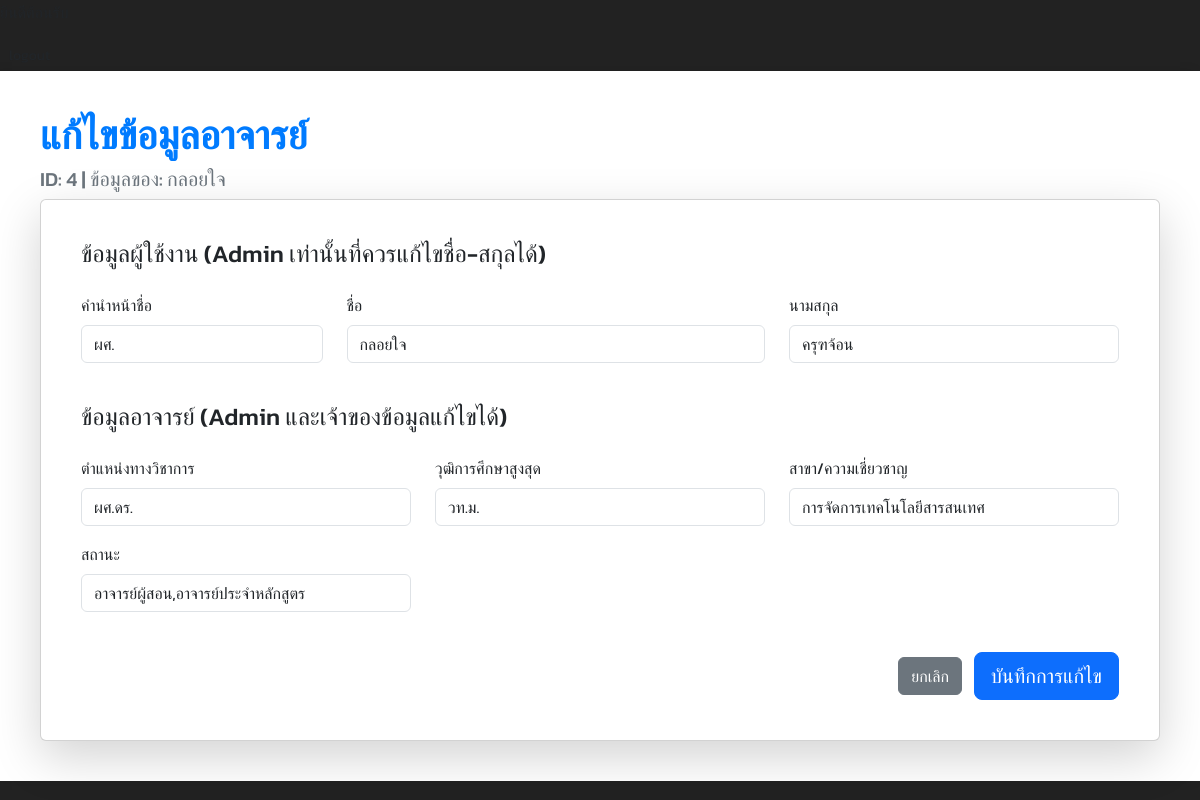
Page /teacher/edit_teacher.php?id=4 (signed in) on the committed database.
### tables this page shows
CREATE TABLE `teachers` (
  `teac_id` int(20) NOT NULL,
  `use_id` int(20) NOT NULL,
  `teac_position` varchar(255) DEFAULT NULL,
  `teac_status` varchar(255) DEFAULT NULL,
  `teac_qualification` varchar(255) DEFAULT NULL,
  `teac_gradute` varchar(255) DEFAULT NULL,
  `teac_branch` varchar(255) DEFAULT NULL
);

CREATE TABLE `users` (
  `use_id` int(20) NOT NULL,
  `username` varchar(50) DEFAULT NULL,
  `password` varchar(255) DEFAULT NULL,
  `use_title` varchar(20) DEFAULT NULL,
  `use_fname` varchar(50) DEFAULT NULL,
  `use_lname` varchar(50) DEFAULT NULL,
  `salt_use` varchar(256) NOT NULL,
  `use_role` varchar(10) NOT NULL
);

### teacher/edit_teacher.php (the view, shortened to what this page needs)
<?php
require_once "../config.php";
$user_role = $_SESSION["use_role"] ?? 'user';
$is_admin = ($user_role == 'admin');
$teacher_id_to_edit = $_GET['id'] ?? null;
$teacher_data = null;
$access_denied = false;
if (!$teacher_id_to_edit) {
    $error_message = "ไม่พบรหัสข้อมูลอาจารย์ที่ต้องการแก้ไข";
    $access_denied = true;
} else {
    $sql = "SELECT
                t.*, /* ดึงข้อมูลทั้งหมดจากตาราง teachers */
                u.use_title,
                u.use_fname,
                u.use_lname /* ดึงข้อมูลชื่อจากตาราง users */
            FROM
                teachers t
            INNER JOIN
                users u ON t.use_id = u.use_id
            WHERE
                t.teac_id = ?";
    if ($stmt = $link->prepare($sql)) {
        $stmt->bind_param("i", $teacher_id_to_edit);
        $stmt->execute();
        $result = $stmt->get_result();
        if ($result->num_rows == 1) {
            $teacher_data = $result->fetch_assoc();
        } else {
            $error_message = "ไม่พบข้อมูลอาจารย์ ID: " . $teacher_id_to_edit;
            $access_denied = true;
        }
    } else {
        $error_message = "เกิดข้อผิดพลาดในการเตรียมคำสั่ง SQL: " . $link->error;
        $access_denied = true;
    }
}
?>
<!DOCTYPE html>
<html lang="th">
<head>
    <link href="https://cdn.jsdelivr.net/npm/bootstrap@5.3.3/dist/css/bootstrap.min.css" rel="stylesheet">
    <link rel="stylesheet" href="https://cdn.jsdelivr.net/npm/bootstrap-icons@1.11.3/font/bootstrap-icons.min.css">
</head>
<body>
<div class="main-container">
    <div class="main-header">
        <div class="header-top">
            <p class="header-welcome">ยินดีต้อนรับ</p>
            <a href="../login/logout.php" class="btn btn-sm btn-logout">logout</a>
        </div>
    </div>
    <div class="content-area">
        <div class="content">
            <h1>แก้ไขข้อมูลอาจารย์</h1>
            <h5>ID: <?php echo htmlspecialchars($teacher_id_to_edit); ?> | ข้อมูลของ: <?php echo htmlspecialchars($teacher_data['use_fname'] ?? 'ไม่พบ'); ?></h5>
            <?php if ($teacher_data && !$access_denied): ?>
            <div class="card shadow-lg p-4">
                <div class="card-body">
                    <form action="update_teacher.php" method="POST">
                        <h4 class="mb-4">ข้อมูลผู้ใช้งาน (Admin เท่านั้นที่ควรแก้ไขชื่อ-สกุลได้)</h4>
                        <div class="row mb-4">
                            <div class="col-md-3 mb-3">
                                <label for="use_title" class="form-label">คำนำหน้าชื่อ</label>
                                <input type="text" class="form-control" id="use_title" name="use_title"
                                       value="<?php echo htmlspecialchars($teacher_data['use_title']); ?>"
                                       <?php echo $is_admin ? '' : 'disabled'; ?> required>
                            </div>
                            <div class="col-md-5 mb-3">
                                <label for="use_fname" class="form-label">ชื่อ</label>
                                <input type="text" class="form-control" id="use_fname" name="use_fname"
                                       value="<?php echo htmlspecialchars($teacher_data['use_fname']); ?>"
                                       <?php echo $is_admin ? '' : 'disabled'; ?> required>
                            </div>
                            <div class="col-md-4 mb-3">
                                <label for="use_lname" class="form-label">นามสกุล</label>
                                <input type="text" class="form-control" id="use_lname" name="use_lname"
                                       value="<?php echo htmlspecialchars($teacher_data['use_lname']); ?>"
                                       <?php echo $is_admin ? '' : 'disabled'; ?> required>
                            </div>
                        </div>
                        <h4 class="mb-4">ข้อมูลอาจารย์ (Admin และเจ้าของข้อมูลแก้ไขได้)</h4>
                        <div class="row">
                            <div class="col-md-4 mb-3">
                                <label for="teac_position" class="form-label">ตำแหน่งทางวิชาการ</label>
                                <input type="text" class="form-control" id="teac_position" name="teac_position"
                                       value="<?php echo htmlspecialchars($teacher_data['teac_position']); ?>" required>
                            </div>
                            <div class="col-md-4 mb-3">
                                <label for="teac_qualification" class="form-label">วุฒิการศึกษาสูงสุด</label>
                                <input type="text" class="form-control" id="teac_qualification" name="teac_qualification"
                                       value="<?php echo htmlspecialchars($teacher_data['teac_qualification']); ?>" required>
                            </div>
                            <div class="col-md-4 mb-3">
                                <label for="teac_branch" class="form-label">สาขา/ความเชี่ยวชาญ</label>
                                <input type="text" class="form-control" id="teac_branch" name="teac_branch"
                                       value="<?php echo htmlspecialchars($teacher_data['teac_branch']); ?>" required>
                            </div>
                             <div class="col-md-4 mb-3">
                                <label for="teac_status" class="form-label">สถานะ</label>
                                <input type="text" class="form-control" id="teac_status" name="teac_status"
                                       value="<?php echo htmlspecialchars($teacher_data['teac_status']); ?>" required>
                            </div>
                        </div>
                        <div class="mt-4 text-end">
                            <a href="teacher.php" class="btn btn-secondary me-2">ยกเลิก</a>
                            <button type="submit" class="btn btn-primary btn-lg">บันทึกการแก้ไข</button>
                        </div>
                    </form>
                </div>
            </div>
            <?php endif; ?>
        </div>
    </div>
</div>
</body>
</html>

### teacher/edit_teacher.php (style rules this page uses)
body { font-family: 'Kanit', sans-serif; background-color: #222222; }
.main-container { min-height: 100vh; display: flex; flex-direction: column; }
.content { flex-grow: 1; padding: 40px; background-color: #ffffff; color: #343a40; box-shadow: -5px 0 10px rgba(0,0,0,0.1); }
.content h1 { color: #007bff; font-weight: 700; }
.content h5 { color: #6c757d; }

### rows in the picture
teachers: use.use_fname "กลอยใจ", use_title "ผศ.", use_fname "กลอยใจ", use_lname "ครุฑจ้อน", teac_position "ผศ.ดร.", teac_qualification "วท.ม.", teac_branch "การจัดการเทคโนโลยีสารสนเทศ", teac_status "อาจารย์ผู้สอน,อาจารย์ประจำหลักสูตร"

### other values in the picture
$teacher_id_to_edit "4"
